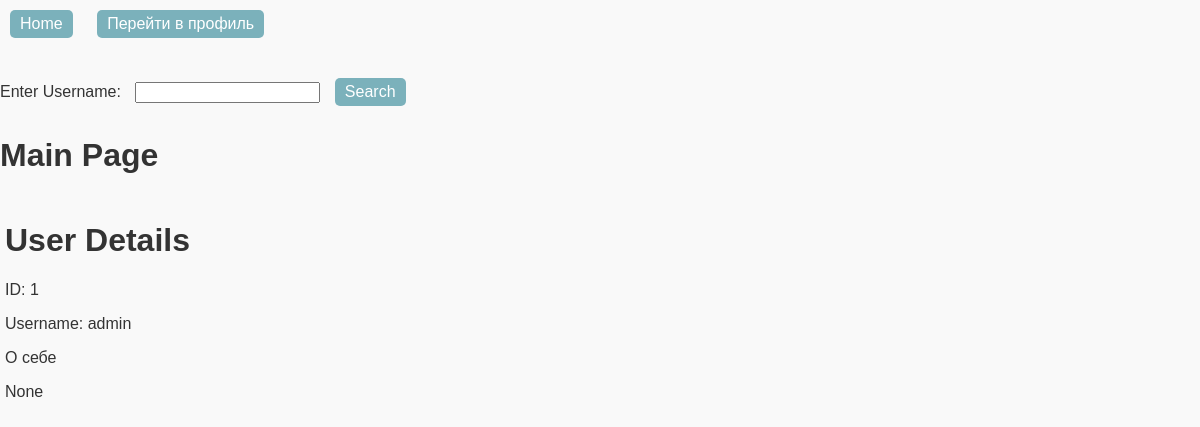
Before: /user/1/ with the older database file.
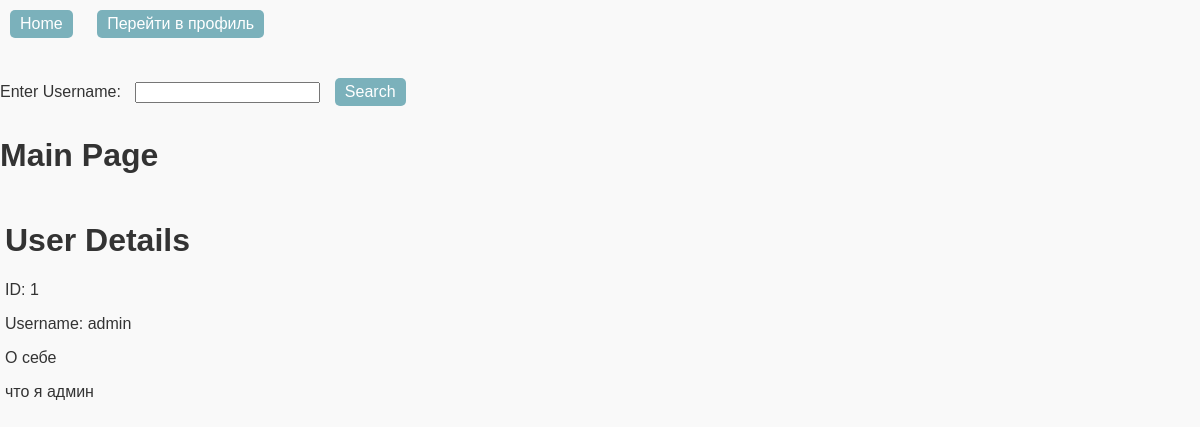
After: the same page with the newer database file.
### tables this page shows
CREATE TABLE profiles (
    id INTEGER PRIMARY KEY AUTOINCREMENT,
    user_id INTEGER UNIQUE,
    full_name TEXT,
    bio TEXT,
    FOREIGN KEY (user_id) REFERENCES users(id) ON DELETE CASCADE);

### views/mainpage.py (the view)
@app.route('/user/<int:user_id>/', methods=['GET'])
def user_profile(user_id):
    with DBConnection() as conn:
        user_obj = conn.execute("SELECT * FROM users WHERE id = ?", (user_id,)).fetchone()
        user_bio = conn.execute("SELECT bio FROM profiles WHERE user_id = ?", (user_id,)).fetchone()
        bio = user_bio[0]
    return render_template('user.html', user=user_obj, bio = bio)

### db.py (called while the page is built)
	def __enter__(self):
		self.conn = sqlite3.connect('database.db')
		self.conn.row_factory = sqlite3.Row
		return self.conn

	def __exit__(self, exc_type, exc_val, exc_tb):
		self.conn.commit()
		self.conn.close()

### templates/user.html (shortened to what this page needs)
{% extends 'main.html' %}
{% block content %}
        <h1>User Details</h1>
        <p>ID: {{ user.id }}</p>
        <p>Username: {{ user.username }}</p>
        <p> О себе</p>
        <p>{{bio}}</p>
{% endblock %}

Changed rows visible on the page:
now on this page (row edited): profiles: bio "что я админ"
Other visible differences:
{{ bio }}: "None" → (not shown)
